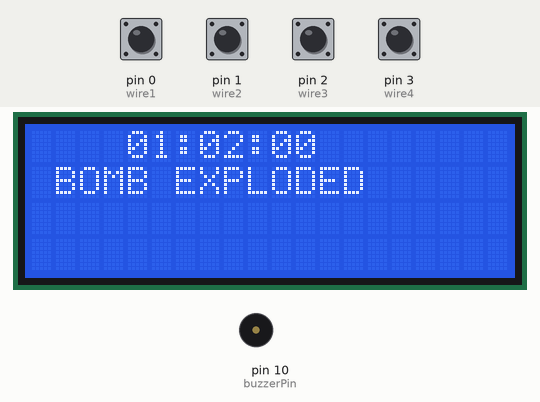
Recording of a sketch running on a simulated Arduino Uno, built with avr-gcc and run on an emulated ATmega328P. On the bench: 20×4 character LCD, buzzer (waves = sounding). Inputs (shaded band) come from the test bench; at power-on: pin 0 (wire1), pin 1 (wire2), pin 2 (wire3), pin 3 (wire4) HIGH.

Above: at 0.2 s.
At 2.1 s:
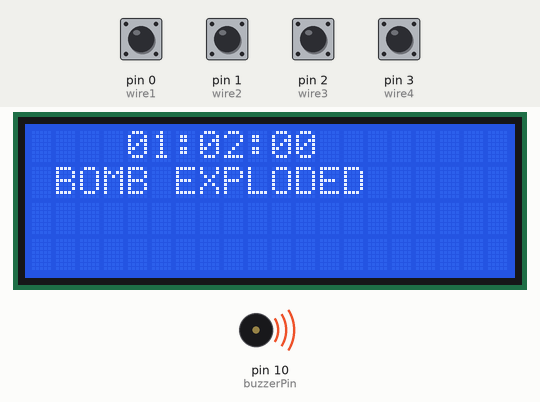
Timing chart, 0 to 130.0 s (numbered marks = the images above):
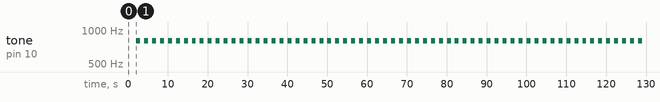

The sketch:

bomb-with-wires.ino
```cpp
#include <Wire.h>
#include <LiquidCrystal_I2C.h>

int buzzerPin = 10;
int wire1 = 0;
int wire2 = 1;
int wire3 = 2;
int wire4 = 3;
const byte ledPin = 13;    //using the built in LED

/*  Application variables:  */
int maxSec = 60*62; // Time to defuse the bomb
bool EXPLODED = false;
bool DEFUSED = false;
unsigned long period = 10000;  //Amount of milliseconds between the buzzers

/*  TIMERS  */
unsigned long startMillis;  //global start time of the program
unsigned long startMillisForBuzzer;  //Start timer for buzzer
bool showResult= true;
int totalSec = 0; // Ellapsed time since start
unsigned long currentMillis;

LiquidCrystal_I2C lcd(0x27,20,4);  // set the LCD address to 0x27 for a 16 chars and 2 line display

void setup() {
  lcd.init();
  lcd.backlight();
  startMillisForBuzzer = millis();
  startMillis = millis();
  pinMode(wire1,INPUT_PULLUP);
  pinMode(wire2,INPUT_PULLUP);
  pinMode(wire3,INPUT_PULLUP);
  pinMode(wire4,INPUT_PULLUP);
}

void loop() {
  if(EXPLODED || DEFUSED){
    if(EXPLODED){
      checkBuzzer(1000);
    }
    return;
  }
  timer(); //Continue timer
  checkWires();
}

void checkBuzzer(int duration){
  currentMillis = millis();  //get the current "time" (actually the number of milliseconds since the program started)
  if (currentMillis - startMillisForBuzzer >= period)  //check whether the period has elapsed
  {
    tone(buzzerPin, 800, duration);  //if so, buzzer to the player
    startMillisForBuzzer = currentMillis;  //save the current time to the starttime for the buzzer
  }
}


void timer(){
  currentMillis = millis();  //get the current "time" (actually the number of milliseconds since the program started)
  int ellapsedSeconds = (currentMillis - startMillis) / 1000; //get total seconds since start

  if(ellapsedSeconds > maxSec){
    explode();
  }
  else{
    if(ellapsedSeconds > totalSec){
      totalSec = ellapsedSeconds;
      writeLine(0,4,getCountdown(totalSec));
    }
  }
}

String getCountdown(int ellapsedSeconds){
  int secToGo = maxSec - ellapsedSeconds;
  int timerSec = secToGo % 60;
  int timerMin = secToGo / 60;
  int timerHour = (secToGo / (60*60));

  timerMin = timerMin - (timerHour*60);
  String sTimerMin = String(timerMin);
  if(timerMin < 10){
    sTimerMin = String("0" + sTimerMin);
  }
  String sTimerSec = String(timerSec);
  if(timerSec < 10){
    sTimerSec = String("0" + sTimerSec);
  }
  String sTimerHour = String(timerHour);
  if(timerHour < 10){
    sTimerHour = String("0" + sTimerHour);
  }

  return String(sTimerHour + ":" + sTimerMin + ":" + sTimerSec);
}

void explode(){
  EXPLODED = true;
  writeCurrentTime();
  writeLine(1,1,"BOMB EXPLODED");
  period = 2000;
}
void defuse(){
  DEFUSED = true;
  writeCurrentTime();
  writeLine(1,2, "BOMB DEFUSED");
}

void writeCurrentTime(){
  currentMillis = millis();  //get the current "time" (actually the number of milliseconds since the program started)
  int total = (currentMillis - startMillis) / 1000;
  writeLine(0,4,getCountdown(totalSec));
}

void writeLine(int line, int column, String text){
  clearLine(line);
  lcd.setCursor(column, line);
  lcd.print(text);
}

void clearLine(int line){
  lcd.setCursor(0,line);
  lcd.print("                ");
}

void checkWires(){
  int pin1 = digitalRead(wire1);
  int pin2 = digitalRead(wire2);
  int pin3 = digitalRead(wire3);
  int pin4 = digitalRead(wire4);

  if(pin1 == HIGH || pin2 == HIGH || pin3 == HIGH){
    explode();
  }
  else{
    if(pin4 == HIGH){
      defuse();
    }
  }
}
```

Measured:
- by itself, tone on pin 10 (buzzerPin): alternates 800 Hz for 1.0 s and silent for 1.0 s
